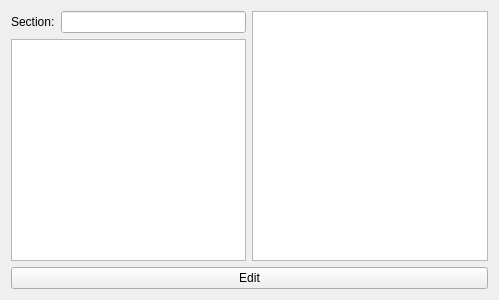
<?xml version="1.0" encoding="UTF-8"?>
<ui version="4.0">
 <class>CollaborativeEditing</class>
 <widget class="QWidget" name="CollaborativeEditing">
  <property name="geometry">
   <rect>
    <x>0</x>
    <y>0</y>
    <width>499</width>
    <height>300</height>
   </rect>
  </property>
  <property name="windowTitle">
   <string>Form</string>
  </property>
  <layout class="QVBoxLayout" name="verticalLayout_2">
   <item>
    <layout class="QHBoxLayout" name="horizontalLayout_2">
     <item>
      <layout class="QVBoxLayout" name="verticalLayout">
       <item>
        <layout class="QHBoxLayout" name="horizontalLayout">
         <item>
          <widget class="QLabel" name="label">
           <property name="text">
            <string>Section:</string>
           </property>
          </widget>
         </item>
         <item>
          <widget class="QLineEdit" name="section_name"/>
         </item>
        </layout>
       </item>
       <item>
        <widget class="QTextEdit" name="section_edit_area"/>
       </item>
      </layout>
     </item>
     <item>
      <widget class="QTextEdit" name="text_area"/>
     </item>
    </layout>
   </item>
   <item>
    <widget class="QPushButton" name="edit_button">
     <property name="text">
      <string>Edit</string>
     </property>
    </widget>
   </item>
  </layout>
 </widget>
 <resources/>
 <connections/>
</ui>
